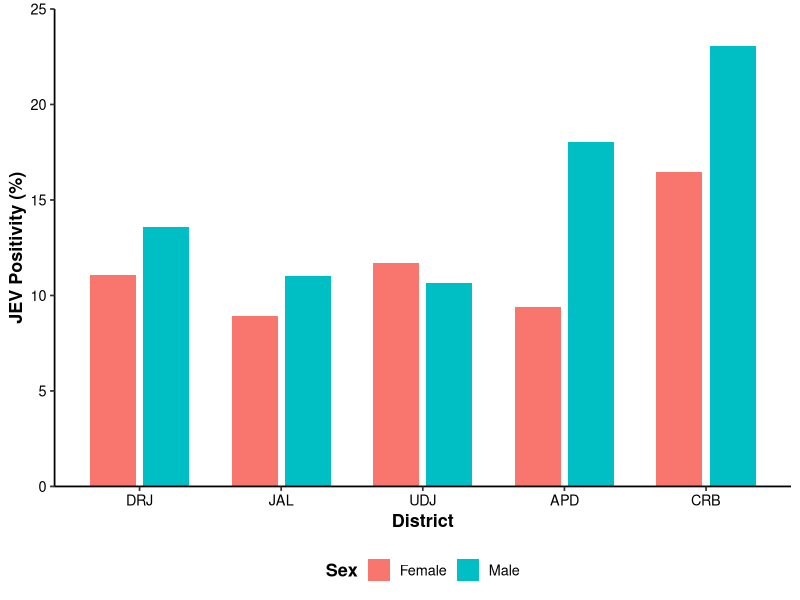
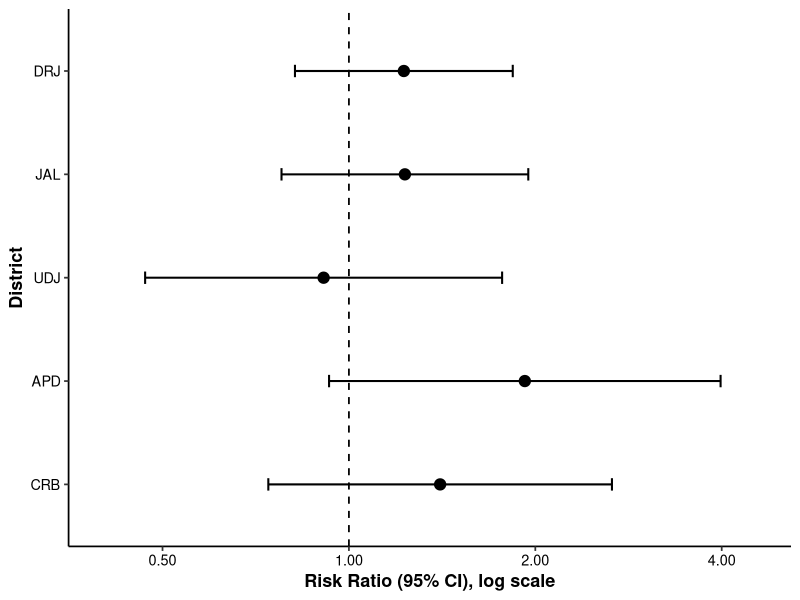
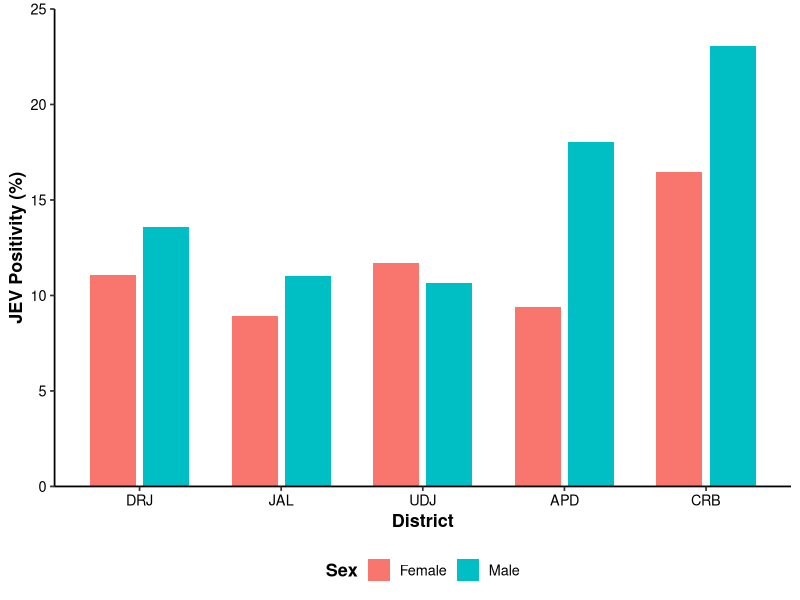
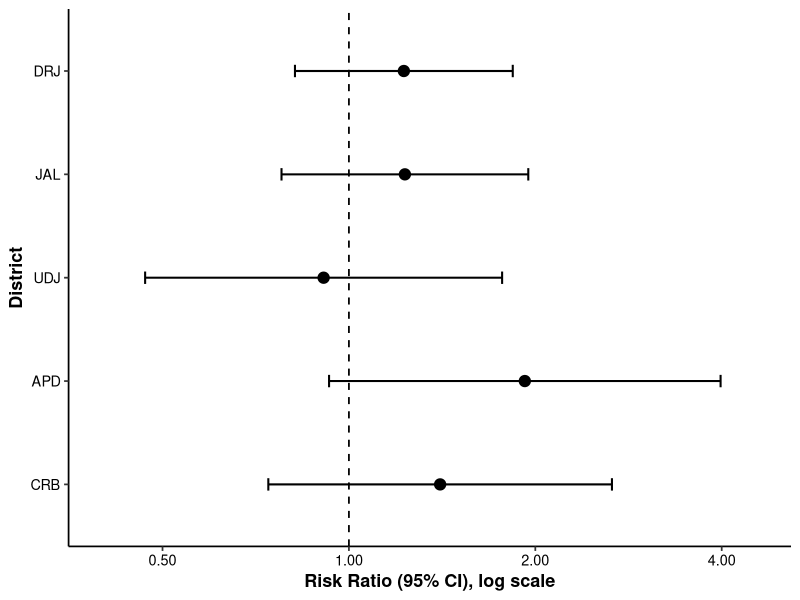

These figures' R source, in order:
#===============================================================================

# SEX-WISE ANALYSIS OF JEV POSITIVITY
# Five districts of North Bengal, India
#
# Analyses:
#   1. Overall sex-wise JEV positivity
#   2. Pearson chi-square test
#   3. Fisher's exact test
#   4. Risk Ratio (RR) with 95% CI
#   5. District-specific positivity
#   6. District-specific RR and OR with 95% CI
#   7. District-specific chi-square/Fisher tests
#   8. Binomial logistic regression
#   9. Likelihood-ratio test for Sex
#  10. Cochran-Mantel-Haenszel analysis
#  11. Sex x District interaction
#  12. Likelihood-ratio test for interaction
#  13. Publication-quality figures
#  14. Export results
#
# Reference categories:
#   Sex      = Female
#   District = DRJ
#
# IMPORTANT:
# All counts are from the final supplied dataset.
#
# FIX NOTE (this version):
#   Section 25 (RR forest plot) previously used a hard-coded linear axis
#   scale_y_continuous(limits = c(0, 3)). Because APD's 95% CI upper bound
#   (~3.98) exceeds 3, ggplot's limits= argument silently DROPPED that data
#   point/whisker instead of just zooming the view. Fixed by:
#     (a) computing axis limits dynamically from the data, and
#     (b) plotting RR on a log10 scale, which is the statistically correct
#         scale for ratio measures (RR/OR) since it makes reciprocal effects
#         (e.g. RR = 0.5 vs RR = 2) visually symmetric around the null (1).
#===============================================================================


#===============================================================================
# 1. PACKAGES
#===============================================================================

library(ggplot2)
library(scales)


#===============================================================================
# 2. REPRODUCIBILITY
#===============================================================================

set.seed(12345)


#===============================================================================
# 3. FINAL VERIFIED DATA
#===============================================================================

data_raw <- data.frame(
  
  District = rep(
    c("DRJ", "JAL", "UDJ", "APD", "CRB"),
    each = 2
  ),
  
  Sex = rep(
    c("Male", "Female"),
    times = 5
  ),
  
  Negative = c(
    318, 281,     # DRJ
    364, 265,     # JAL
    134, 113,     # UDJ
    100, 87,      # APD
    70, 61        # CRB
  ),
  
  Positive = c(
    50, 35,       # DRJ
    45, 26,       # JAL
    16, 15,       # UDJ
    22, 9,        # APD
    21, 12        # CRB
  )
)


#===============================================================================
# 4. DATA PREPARATION
#===============================================================================

data_raw$Total <-
  data_raw$Negative +
  data_raw$Positive

data_raw$Positivity <-
  data_raw$Positive /
  data_raw$Total * 100

data_raw$Sex <- factor(
  data_raw$Sex,
  levels = c("Female", "Male")
)

data_raw$District <- factor(
  data_raw$District,
  levels = c(
    "DRJ",
    "JAL",
    "UDJ",
    "APD",
    "CRB"
  )
)


#===============================================================================
# 5. DISPLAY DATA
#===============================================================================

cat("\n============================================================\n")
cat("FINAL SEX-WISE DATA\n")
cat("============================================================\n")

print(data_raw)


#===============================================================================
# 6. OVERALL SEX-WISE SUMMARY
#===============================================================================

overall <- aggregate(
  cbind(
    Negative,
    Positive
  ) ~ Sex,
  data = data_raw,
  FUN = sum
)

overall$Total <-
  overall$Negative +
  overall$Positive

overall$Positivity <-
  overall$Positive /
  overall$Total * 100


cat("\n============================================================\n")
cat("OVERALL SEX-WISE JEV POSITIVITY\n")
cat("============================================================\n")

print(overall)


#===============================================================================
# 7. EXACT OVERALL VALUES
#===============================================================================

male_pos <- overall$Positive[
  overall$Sex == "Male"
]

male_total <- overall$Total[
  overall$Sex == "Male"
]

female_pos <- overall$Positive[
  overall$Sex == "Female"
]

female_total <- overall$Total[
  overall$Sex == "Female"
]

male_risk <-
  male_pos / male_total

female_risk <-
  female_pos / female_total


cat("\nMale positivity = ",
    sprintf("%.2f", male_risk * 100),
    "% (",
    male_pos,
    "/",
    male_total,
    ")\n",
    sep = "")

cat("Female positivity = ",
    sprintf("%.2f", female_risk * 100),
    "% (",
    female_pos,
    "/",
    female_total,
    ")\n",
    sep = "")


#===============================================================================
# 8. OVERALL RISK RATIO
#===============================================================================

overall_RR <-
  male_risk / female_risk

SE_log_RR <- sqrt(
  (1 / male_pos) -
    (1 / male_total) +
    (1 / female_pos) -
    (1 / female_total)
)

RR_lower <-
  exp(
    log(overall_RR) -
      1.96 * SE_log_RR
  )

RR_upper <-
  exp(
    log(overall_RR) +
      1.96 * SE_log_RR
  )


cat("\n============================================================\n")
cat("OVERALL RISK RATIO\n")
cat("============================================================\n")

cat(
  "RR (Male vs Female) = ",
  round(overall_RR, 3),
  "\n",
  sep = ""
)

cat(
  "95% CI = ",
  round(RR_lower, 3),
  "-",
  round(RR_upper, 3),
  "\n",
  sep = ""
)


#===============================================================================
# 9. OVERALL CONTINGENCY TABLE
#===============================================================================

overall_table <- matrix(
  c(
    male_pos,
    male_total - male_pos,
    female_pos,
    female_total - female_pos
  ),
  nrow = 2,
  byrow = TRUE
)

rownames(overall_table) <- c(
  "Male",
  "Female"
)

colnames(overall_table) <- c(
  "Positive",
  "Negative"
)


cat("\n============================================================\n")
cat("OVERALL CONTINGENCY TABLE\n")
cat("============================================================\n")

print(overall_table)


#===============================================================================
# 10. PEARSON CHI-SQUARE TEST
#===============================================================================

chi_overall <- chisq.test(
  overall_table,
  correct = FALSE
)

cat("\n============================================================\n")
cat("OVERALL PEARSON CHI-SQUARE TEST\n")
cat("============================================================\n")

print(chi_overall)


#===============================================================================
# 11. FISHER'S EXACT TEST
#===============================================================================

fisher_overall <- fisher.test(
  overall_table
)

cat("\n============================================================\n")
cat("OVERALL FISHER'S EXACT TEST\n")
cat("============================================================\n")

print(fisher_overall)


#===============================================================================
# 12. DISTRICT-SPECIFIC ANALYSIS
#===============================================================================

district_results <- data.frame()

for (dist in levels(data_raw$District)) {
  
  sub <- data_raw[
    data_raw$District == dist,
  ]
  
  male <- sub[
    sub$Sex == "Male",
  ]
  
  female <- sub[
    sub$Sex == "Female",
  ]
  
  
  #---------------------------------------------------------------------------
  # COUNTS
  #---------------------------------------------------------------------------
  
  a <- male$Positive
  b <- male$Negative
  
  c <- female$Positive
  d <- female$Negative
  
  
  #---------------------------------------------------------------------------
  # POSITIVITY
  #---------------------------------------------------------------------------
  
  male_risk_d <-
    a / (a + b)
  
  female_risk_d <-
    c / (c + d)
  
  
  male_pct_d <-
    male_risk_d * 100
  
  female_pct_d <-
    female_risk_d * 100
  
  
  #---------------------------------------------------------------------------
  # RISK RATIO
  #---------------------------------------------------------------------------
  
  RR <- male_risk_d /
    female_risk_d
  
  SE_RR <- sqrt(
    (1 / a) -
      (1 / (a + b)) +
      (1 / c) -
      (1 / (c + d))
  )
  
  RR_Lower <- exp(
    log(RR) -
      1.96 * SE_RR
  )
  
  RR_Upper <- exp(
    log(RR) +
      1.96 * SE_RR
  )
  
  
  #---------------------------------------------------------------------------
  # ODDS RATIO
  #---------------------------------------------------------------------------
  
  OR <- (
    a * d
  ) / (
    b * c
  )
  
  SE_OR <- sqrt(
    1 / a +
      1 / b +
      1 / c +
      1 / d
  )
  
  OR_Lower <- exp(
    log(OR) -
      1.96 * SE_OR
  )
  
  OR_Upper <- exp(
    log(OR) +
      1.96 * SE_OR
  )
  
  
  #---------------------------------------------------------------------------
  # CONTINGENCY TABLE
  #---------------------------------------------------------------------------
  
  tab <- matrix(
    c(
      a, b,
      c, d
    ),
    nrow = 2,
    byrow = TRUE
  )
  
  rownames(tab) <- c(
    "Male",
    "Female"
  )
  
  colnames(tab) <- c(
    "Positive",
    "Negative"
  )
  
  
  #---------------------------------------------------------------------------
  # PEARSON CHI-SQUARE
  #---------------------------------------------------------------------------
  
  chi <- chisq.test(
    tab,
    correct = FALSE
  )
  
  
  #---------------------------------------------------------------------------
  # FISHER EXACT TEST
  #---------------------------------------------------------------------------
  
  fisher <- fisher.test(tab)
  
  
  #---------------------------------------------------------------------------
  # SAVE
  #---------------------------------------------------------------------------
  
  district_results <- rbind(
    district_results,
    data.frame(
      
      District = dist,
      
      Male_Positive = a,
      Male_Total = a + b,
      Male_Positivity = male_pct_d,
      
      Female_Positive = c,
      Female_Total = c + d,
      Female_Positivity = female_pct_d,
      
      RR = RR,
      RR_Lower = RR_Lower,
      RR_Upper = RR_Upper,
      
      OR = OR,
      OR_Lower = OR_Lower,
      OR_Upper = OR_Upper,
      
      Chi_square = as.numeric(
        chi$statistic
      ),
      
      Chi_P = chi$p.value,
      
      Fisher_P = fisher$p.value
    )
  )
}


#===============================================================================
# 13. DISTRICT RESULTS
#===============================================================================

cat("\n============================================================\n")
cat("DISTRICT-SPECIFIC RESULTS\n")
cat("============================================================\n")

print(
  district_results,
  row.names = FALSE
)


#===============================================================================
# 14. COCHRAN-MANTEL-HAENSZEL ANALYSIS
#===============================================================================

cmh_array <- array(
  
  c(
    
    # DRJ
    50, 318,
    35, 281,
    
    # JAL
    45, 364,
    26, 265,
    
    # UDJ
    16, 134,
    15, 113,
    
    # APD
    22, 100,
    9, 87,
    
    # CRB
    21, 70,
    12, 61
    
  ),
  
  dim = c(
    2,
    2,
    5
  ),
  
  dimnames = list(
    
    Outcome = c(
      "Positive",
      "Negative"
    ),
    
    Sex = c(
      "Male",
      "Female"
    ),
    
    District = levels(
      data_raw$District
    )
  )
)


#===============================================================================
# 15. CMH TEST
#===============================================================================

cmh_test <- mantelhaen.test(
  cmh_array,
  correct = FALSE
)

cat("\n============================================================\n")
cat("COCHRAN-MANTEL-HAENSZEL TEST\n")
cat("============================================================\n")

print(cmh_test)


#===============================================================================
# 16. MANTEL-HAENSZEL COMMON OR
#===============================================================================

mh_num <- 0
mh_den <- 0

for (dist in levels(data_raw$District)) {
  
  sub <- data_raw[
    data_raw$District == dist,
  ]
  
  male <- sub[
    sub$Sex == "Male",
  ]
  
  female <- sub[
    sub$Sex == "Female",
  ]
  
  a <- male$Positive
  b <- male$Negative
  c <- female$Positive
  d <- female$Negative
  
  n <- a + b + c + d
  
  mh_num <-
    mh_num +
    (a * d) / n
  
  mh_den <-
    mh_den +
    (b * c) / n
}

MH_OR <-
  mh_num / mh_den


cat("\n============================================================\n")
cat("MANTEL-HAENSZEL COMMON OR\n")
cat("============================================================\n")

cat(
  "Common OR (Male vs Female) = ",
  round(MH_OR, 3),
  "\n",
  sep = ""
)


#===============================================================================
# 17. BINOMIAL LOGISTIC REGRESSION
#===============================================================================

model_district <- glm(
  
  cbind(
    Positive,
    Negative
  ) ~ District,
  
  data = data_raw,
  
  family = binomial(
    link = "logit"
  )
)


model_sex_district <- glm(
  
  cbind(
    Positive,
    Negative
  ) ~ Sex + District,
  
  data = data_raw,
  
  family = binomial(
    link = "logit"
  )
)


cat("\n============================================================\n")
cat("BINOMIAL LOGISTIC REGRESSION\n")
cat("============================================================\n")

print(
  summary(model_sex_district)
)


#===============================================================================
# 18. LOGISTIC REGRESSION OR AND 95% CI
#===============================================================================

model_coef <- coef(
  model_sex_district
)

model_OR <- exp(
  model_coef
)

model_CI <- exp(
  confint(
    model_sex_district
  )
)

model_p <- summary(
  model_sex_district
)$coefficients[, 4]


logistic_results <- data.frame(
  
  Variable = names(
    model_OR
  ),
  
  OR = model_OR,
  
  CI_Lower = model_CI[, 1],
  
  CI_Upper = model_CI[, 2],
  
  P_value = model_p
)


cat("\n============================================================\n")
cat("LOGISTIC REGRESSION RESULTS\n")
cat("============================================================\n")

print(
  logistic_results,
  row.names = FALSE
)


#===============================================================================
# 19. LIKELIHOOD-RATIO TEST FOR SEX
#
# Reduced model:
#   District
#
# Full model:
#   Sex + District
#
# This tests whether adding Sex improves the model after accounting for District.
#===============================================================================

LRT_sex <- anova(
  model_district,
  model_sex_district,
  test = "Chisq"
)


cat("\n============================================================\n")
cat("LIKELIHOOD-RATIO TEST FOR SEX\n")
cat("============================================================\n")

print(LRT_sex)


LRT_sex_chisq <-
  LRT_sex$Deviance[2]

LRT_sex_df <-
  LRT_sex$Df[2]

LRT_sex_p <-
  LRT_sex$`Pr(>Chi)`[2]


cat(
  "\nLikelihood-ratio chi-sq = ",
  round(LRT_sex_chisq, 3),
  "\n",
  sep = ""
)

cat(
  "df = ",
  LRT_sex_df,
  "\n",
  sep = ""
)

cat(
  "P = ",
  format.pval(
    LRT_sex_p,
    digits = 4
  ),
  "\n",
  sep = ""
)


#===============================================================================
# 20. SEX x DISTRICT INTERACTION MODEL
#===============================================================================

model_interaction <- glm(
  
  cbind(
    Positive,
    Negative
  ) ~ Sex * District,
  
  data = data_raw,
  
  family = binomial(
    link = "logit"
  )
)


cat("\n============================================================\n")
cat("SEX x DISTRICT INTERACTION MODEL\n")
cat("============================================================\n")

print(
  summary(model_interaction)
)


#===============================================================================
# 21. LIKELIHOOD-RATIO TEST FOR SEX x DISTRICT INTERACTION
#===============================================================================

LRT_interaction <- anova(
  model_sex_district,
  model_interaction,
  test = "Chisq"
)


cat("\n============================================================\n")
cat("LIKELIHOOD-RATIO TEST: SEX x DISTRICT\n")
cat("============================================================\n")

print(LRT_interaction)


interaction_chisq <-
  LRT_interaction$Deviance[2]

interaction_df <-
  LRT_interaction$Df[2]

interaction_p <-
  LRT_interaction$`Pr(>Chi)`[2]


cat(
  "\nLikelihood-ratio chi-sq = ",
  round(interaction_chisq, 3),
  "\n",
  sep = ""
)

cat(
  "df = ",
  interaction_df,
  "\n",
  sep = ""
)

cat(
  "P = ",
  format.pval(
    interaction_p,
    digits = 4
  ),
  "\n",
  sep = ""
)


#===============================================================================
# 22. MODEL FIT STATISTICS
#===============================================================================

null_model <- glm(
  
  cbind(
    Positive,
    Negative
  ) ~ 1,
  
  data = data_raw,
  
  family = binomial(
    link = "logit"
  )
)


null_deviance <-
  deviance(null_model)

residual_deviance <-
  deviance(model_sex_district)

AIC_value <-
  AIC(model_sex_district)

McFadden_R2 <-
  1 -
  (
    residual_deviance /
      null_deviance
  )


cat("\n============================================================\n")
cat("MODEL FIT\n")
cat("============================================================\n")

cat(
  "Null deviance = ",
  round(null_deviance, 3),
  "\n",
  sep = ""
)

cat(
  "Residual deviance = ",
  round(residual_deviance, 3),
  "\n",
  sep = ""
)

cat(
  "AIC = ",
  round(AIC_value, 3),
  "\n",
  sep = ""
)

cat(
  "McFadden pseudo-R2 = ",
  round(McFadden_R2, 4),
  "\n",
  sep = ""
)


#===============================================================================
# 23. PUBLICATION-QUALITY SEX-WISE BAR PLOT
#===============================================================================

bar_plot <- ggplot(
  
  data_raw,
  
  aes(
    x = District,
    y = Positivity,
    fill = Sex
  )
  
) +
  
  geom_col(
    position = position_dodge(
      width = 0.75
    ),
    width = 0.65
  ) +
  
  scale_y_continuous(
    limits = c(0, 25),
    breaks = seq(
      0,
      25,
      5
    ),
    expand = c(
      0,
      0
    )
  ) +
  
  labs(
    x = "District",
    y = "JEV Positivity (%)",
    fill = "Sex"
  ) +
  
  theme_classic(
    base_size = 13
  ) +
  
  theme(
    
    axis.title = element_text(
      face = "bold"
    ),
    
    axis.text = element_text(
      color = "black"
    ),
    
    legend.title = element_text(
      face = "bold"
    ),
    
    legend.position = "bottom"
  )


print(bar_plot)


#===============================================================================
# 24. SAVE BAR PLOT
#===============================================================================

ggsave(
  filename = "JEV_Sex_Wise_Positivity.png",
  plot = bar_plot,
  width = 8,
  height = 5.5,
  dpi = 300
)


#===============================================================================
# 25. RISK-RATIO FOREST PLOT  (FIXED)
#
# Previous version hard-coded scale_y_continuous(limits = c(0, 3)) on a
# LINEAR scale. APD's RR_Upper (~3.98) exceeded 3, so ggplot's limits=
# silently DROPPED that point/whisker rather than merely zooming the view
# (a "Removed row(s) containing missing values" warning would have fired).
#
# Fix:
#   1. Compute axis limits dynamically from min(RR_Lower)/max(RR_Upper),
#      with a small multiplicative pad, so no CI is ever clipped.
#   2. Use a log10 y-axis, which is the correct scale for ratio measures
#      (RR/OR): it makes RR = 0.5 and RR = 2 visually equidistant from the
#      null value of 1, rather than exaggerating RRs above 1.
#===============================================================================

forest_data <- district_results

forest_data$District <- factor(
  forest_data$District,
  levels = rev(
    c(
      "DRJ",
      "JAL",
      "UDJ",
      "APD",
      "CRB"
    )
  )
)

# Dynamic axis range (log scale), padded ~15% beyond the most extreme CI bound
y_min <- min(forest_data$RR_Lower) * 0.85
y_max <- max(forest_data$RR_Upper) * 1.15

# Build a clean set of log-scale breaks that spans the data range
log_breaks <- c(0.125, 0.25, 0.5, 1, 2, 4, 8, 16)
log_breaks <- log_breaks[log_breaks >= y_min / 1.5 & log_breaks <= y_max * 1.5]
if (!1 %in% log_breaks) log_breaks <- sort(c(log_breaks, 1))


forest_plot <- ggplot(
  
  forest_data,
  
  aes(
    x = District,
    y = RR
  )
  
) +
  
  geom_hline(
    yintercept = 1,
    linetype = "dashed",
    linewidth = 0.6
  ) +
  
  geom_errorbar(
    aes(
      ymin = RR_Lower,
      ymax = RR_Upper
    ),
    width = 0.12,
    linewidth = 0.7
  ) +
  
  geom_point(
    size = 3.5
  ) +
  
  coord_flip() +
  
  scale_y_log10(
    limits = c(y_min, y_max),
    breaks = log_breaks,
    labels = scales::label_number(accuracy = 0.01)
  ) +
  
  labs(
    x = "District",
    y = "Risk Ratio (95% CI), log scale"
  ) +
  
  theme_classic(
    base_size = 13
  ) +
  
  theme(
    
    axis.title = element_text(
      face = "bold"
    ),
    
    axis.text = element_text(
      color = "black"
    )
  )


print(forest_plot)


#===============================================================================
# 26. SAVE FOREST PLOT
#===============================================================================

ggsave(
  filename = "JEV_Sex_Wise_RR_Forest_Plot.png",
  plot = forest_plot,
  width = 8,
  height = 5,
  dpi = 300
)


#===============================================================================
# 27. SAVE RESULTS
#===============================================================================

write.csv(
  data_raw,
  "JEV_Sex_Raw_Data.csv",
  row.names = FALSE
)

write.csv(
  overall,
  "JEV_Overall_Sex_Results.csv",
  row.names = FALSE
)

write.csv(
  district_results,
  "JEV_District_Sex_Results.csv",
  row.names = FALSE
)

write.csv(
  logistic_results,
  "JEV_Sex_Logistic_Regression.csv",
  row.names = FALSE
)


#===============================================================================
# 28. FINAL SUMMARY
#===============================================================================

cat("\n\n")
cat("============================================================\n")
cat("FINAL SEX ANALYSIS SUMMARY\n")
cat("============================================================\n")

cat(
  "\nMale: ",
  sprintf("%.2f", male_risk * 100),
  "% (",
  male_pos,
  "/",
  male_total,
  ")",
  sep = ""
)

cat(
  "\nFemale: ",
  sprintf("%.2f", female_risk * 100),
  "% (",
  female_pos,
  "/",
  female_total,
  ")",
  sep = ""
)

cat(
  "\nOverall Pearson chi-sq = ",
  round(
    chi_overall$statistic,
    3
  ),
  ", df = ",
  chi_overall$parameter,
  ", P = ",
  format.pval(
    chi_overall$p.value,
    digits = 4
  ),
  sep = ""
)

cat(
  "\nOverall RR = ",
  round(
    overall_RR,
    3
  ),
  " (95% CI ",
  round(RR_lower, 3),
  "-",
  round(RR_upper, 3),
  ")",
  sep = ""
)

cat(
  "\nCMH chi-sq = ",
  round(
    cmh_test$statistic,
    3
  ),
  ", P = ",
  format.pval(
    cmh_test$p.value,
    digits = 4
  ),
  sep = ""
)

cat(
  "\nMH common OR = ",
  round(
    MH_OR,
    3
  ),
  sep = ""
)

cat(
  "\nSex LRT chi-sq = ",
  round(
    LRT_sex_chisq,
    3
  ),
  ", df = ",
  LRT_sex_df,
  ", P = ",
  format.pval(
    LRT_sex_p,
    digits = 4
  ),
  sep = ""
)

cat(
  "\nSex x District interaction LRT chi-sq = ",
  round(
    interaction_chisq,
    3
  ),
  ", df = ",
  interaction_df,
  ", P = ",
  format.pval(
    interaction_p,
    digits = 4
  ),
  sep = ""
)

cat("\n\n============================================================\n")
cat("ANALYSIS COMPLETE\n")
cat("============================================================\n")


#===============================================================================
# END OF SCRIPT
#===============================================================================
